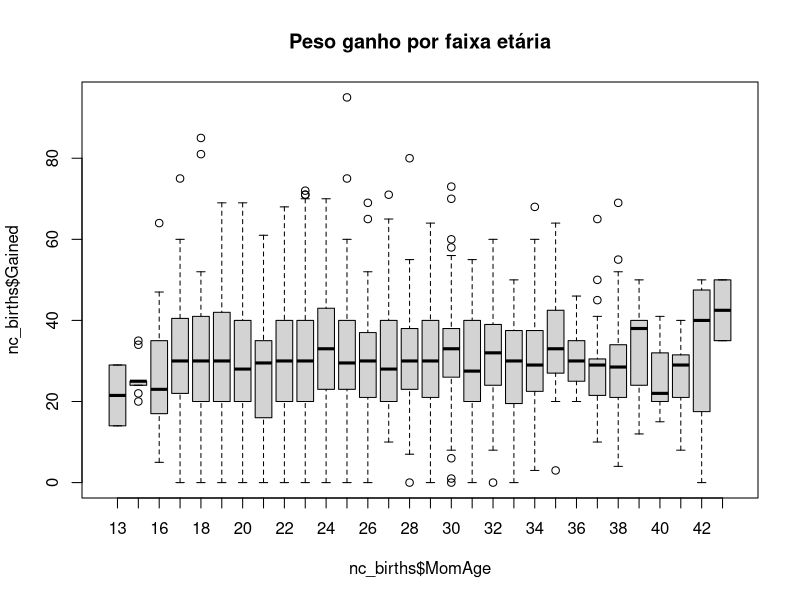
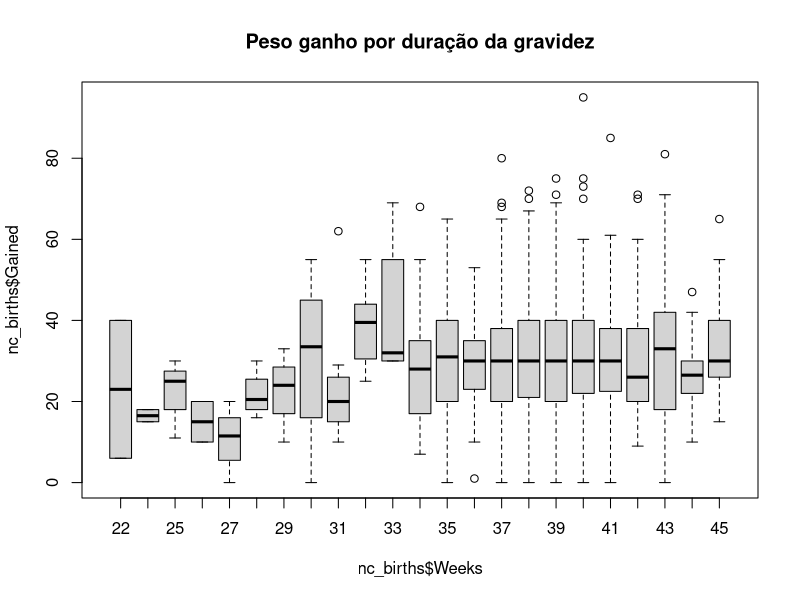

Here is the R script that generated these plots, in order: (Note: this script raises an error after producing the figures.)
## ---- chunk 1
knitr::opts_chunk$set(echo = TRUE)
## ---- chunk 2
# bloco de código - item a


NCbirths = read.csv("NCbirths.csv")
nc_births = NCbirths
str(nc_births)
summary(nc_births)
## ---- chunk 3
boxplot(nc_births$Gained ~ nc_births$MomAge, main="Peso ganho por faixa etária")
boxplot(nc_births$Gained ~ nc_births$Weeks, main="Peso ganho por duração da gravidez")

# boxplot(nc_births$Gained ~ nc_births$MomRace + nc_births$RaceMom, main='Peso ganho por "Raça"') # Pouco útil sem fatores

## ---- chunk 4
for (race in unique(nc_births$MomRace)) { print(paste(race, nrow(nc_births[nc_births$MomRace == race,])))}  # TODO Um Summary não seria melhor?


summary(nc_births[nc_births$MomRace=="hispanic", c("RaceMom", "HispMom")])  # Mostra que `RaceMom` é 5 para todas com `MomRace == hispanic`
JapasSoQueNao = nrow(nc_births[nc_births$RaceMom==5,])  # "Japanese", só que não
print(paste("Registros marcados como mães japonesas: ", JapasSoQueNao))

print("Mães com RaceMom == 5")
summary(nc_births[nc_births$RaceMom==5, c("MomRace", "HispMom")])
## ---- chunk 5
# summary(nc_births[nc_births$Low == "Y", c("BirthWeightOz", "BirthWeightGm")])
# summary(nc_births[nc_births$Low == "N", c("BirthWeightOz", "BirthWeightGm")])

# summary(nc_births[nc_births$BirthWeightGm > 2500, c("Low", "BirthWeightOz", "BirthWeightGm")])
nrow(nc_births[nc_births$BirthWeightGm > 2500 & nc_births$Low=='Y', c("Low", "BirthWeightOz", "BirthWeightGm")])  # Deve ser zero
nrow(nc_births[nc_births$BirthWeightGm <= 2500 & nc_births$Low=='N', c("Low", "BirthWeightOz", "BirthWeightGm")])  # Deve ser zero

## ---- chunk 6
col.sums = colSums(is.na(nc_births))
col.sums[col.sums>0]  # Verificação programática de quais colunas têm NAs

nc_births<- cbind(nc_births, somaNulos = rowSums(is.na(nc_births)))
NCB_NAs = nc_births[nc_births$somaNulos > 0,]
NCBnoNAs = nc_births[complete.cases(nc_births),]

## ---- chunk 7
# Fatorizar o que der

NCB_noId = function(ncbvar) {
    ncbvar$X <- NULL
    ncbvar$ID <- NULL  
    return(ncbvar)
}


NCB_factorize = function(ncbvar) {
    ncbvar$Plural <- factor(ncbvar$Plural, levels=c(1,2,3), labels=c('Single', 'Twins', 'Triplets'))
    ncbvar$Sex <- factor(ncbvar$Sex, levels=c(1,2), labels=c("M", "F"))
    ncbvar$Marital <- factor(ncbvar$Marital, labels=c("Married", "Not Married"))
    ncbvar$RaceMom <- factor(ncbvar$RaceMom, levels=c(1,2,3,4,5,7,8),  # There's no Hawaiian in this base
                               labels=c(
                                 "White",
                                 "Black",
                                 "AmericanIndian",
                                 "Chinese",
                                 "Hispanic",  # Era "Japanese", mas foi reconsiderado
                                 # "Hawaiian",  # Não foram encontrados registros
                                 "Filipino",
                                 "OtherAsianOrPacific"
                               ))
    # TODO: Check race assignments more thoroughly

    ncbvar$Smoke <- factor(ncbvar$Smoke, labels = c('N', 'Y'))  # Cuidado com os NAs
    ncbvar$HispMom <- factor(ncbvar$HispMom)
    ncbvar$Premie <- factor(ncbvar$Premie, labels=c("N", "Y"))
    ncbvar$Low <- factor(ncbvar$Low, labels=c("N", "Y"))

    return(ncbvar)
}

nc_births = NCB_noId(nc_births)
nc_births = NCB_factorize(nc_births)

ncb_births_noGainedNA = nc_births[!is.na(nc_births$Gained), ]
ncb_births_noGainedNA = ncb_births_noGainedNA[ncb_births_noGainedNA$somaNulos == 0, ]

# Remover coluna desnecessária
ncb_births_noGainedNA$somaNulos <- NULL
ncb_births$somaNulos <- NULL
## ---- chunk 8

# boxplot(nc_births$Gained ~ nc_births$MomRace + nc_births$RaceMom, main='Peso ganho por "Raça"') # Pouco útil sem fatores
## ---- chunk 9
# bloco de código - item b

summary(nc_births$BirthWeightGm/nc_births$BirthWeightOz)
if (mean(nc_births$BirthWeightGm/nc_births$BirthWeightOz)/max(nc_births$BirthWeightGm/nc_births$BirthWeightOz) != 1 ) {
  error("Há um erro de conversão entre Oz e g")
} else {
  if (max(nc_births$BirthWeightGm/nc_births$BirthWeightOz) == 28.35)  {
    print("Todas as conversões de unidade estão corretas")
  } else {
    print("Embora consistentes, as conversões não estão corretas")
  }
}


## ---- chunk 10
 boxplot(nc_births$Gained)
df1 = transform(nc_births, group=cut(MomAge, breaks = c(-Inf, 18, 24, 30, 35, 40, +Inf), labels = c('<19', '19-24', '25-29', '30-35', '36-40', '>40')))
boxplot(df1$Gained ~ df1$group, main="Ganho de peso por faixa etária", sub="Há pouca variação aparente")

hist(nc_births$Gained, density = 10, breaks = 30)
sw_gained = shapiro.test(nc_births$Gained)

gained_mean = mean(nc_births$Gained, na.rm = T)

## ---- chunk 11
fit_gained1 = lm(Gained ~ ., data=ncb_births_noGainedNA)
summary(fit_gained1)

## ---- chunk 12

# pairs(Gained ~ ., data=nc_births)
pairs(Gained ~ Plural + MomAge + Weeks + BirthWeightOz, 
      data=nc_births,
      main = "Correlações entre os campos mais significativos"
      )

# fit_gained1_noNAs = lm(Gained ~ ., data=nc_births, na.action = na.omit) 
# summary(fit_gained1_noNAs)

# NCBnoNAs = nc_births[]

## ---- chunk 13
fit_gained2 = lm(Gained ~ Plural + BirthWeightOz, data = ncb_births_noGainedNA)
summary(fit_gained2)

anova(fit_gained1, fit_gained2)

## ---- chunk 14

## ---- chunk 15
# bloco de código - item c
plot(predict(fit_gained1), resid(fit_gained1),   # data=nc_births,
     main="Valores ajustados versus resíduos para modelo Naïve")

plot(predict(fit_gained2), resid(fit_gained2),   # data=nc_births,
     main="Valores ajustados versus resíduos para modelo 2 (aprimorado)")


## ---- chunk 16
# bloco de código - item d



## ---- chunk 17
# bloco de código - item e
